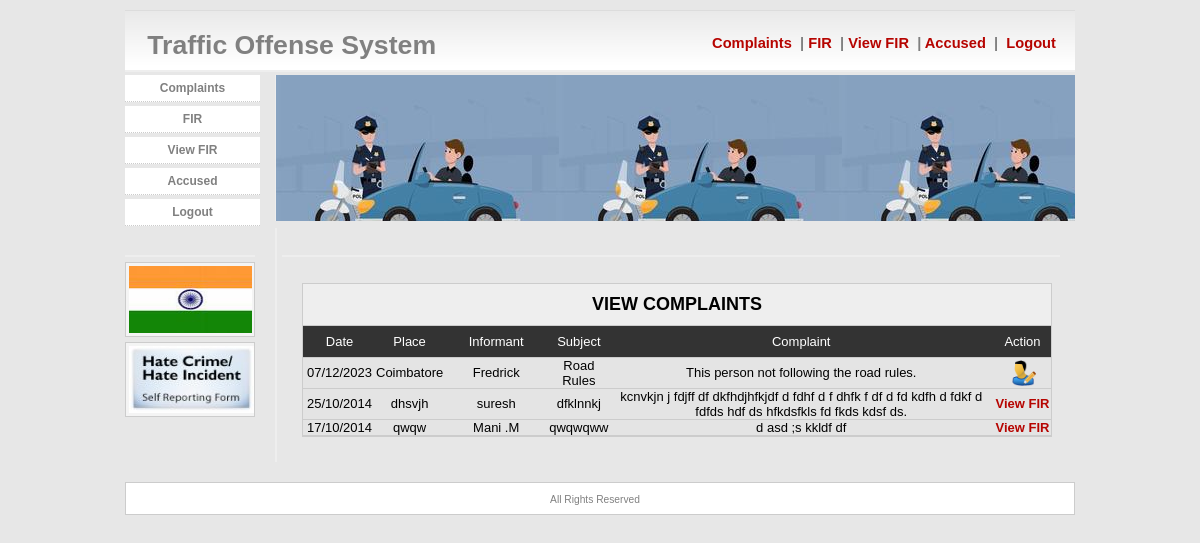
Page /police/index.php (signed in) on the committed database.
### tables this page shows
CREATE TABLE `complaint` (
  `comp_id` int(11) NOT NULL,
  `comp_date` varchar(100) NOT NULL,
  `comp_place` varchar(100) NOT NULL,
  `comp_from` varchar(100) NOT NULL,
  `comp_sta` varchar(100) NOT NULL,
  `comp_sub` varchar(100) NOT NULL,
  `comp_comp` longtext NOT NULL
);

CREATE TABLE `public` (
  `pub_id` int(11) NOT NULL,
  `pub_name` varchar(100) NOT NULL,
  `pub_dob` varchar(100) NOT NULL,
  `pub_sta` varchar(100) NOT NULL,
  `pub_con` varchar(100) NOT NULL,
  `pub_email` varchar(100) NOT NULL,
  `pub_add` longtext NOT NULL,
  `pub_user` varchar(100) NOT NULL,
  `pub_pwd` varchar(100) NOT NULL
);

### police/index.php (the view, shortened to what this page needs)
<?php
 include_once "../db/db.php";
?>
<html><head><title>Traffic Offense System</title>
</head>
<link href="../css/style.css" rel="stylesheet" type="text/css" />
<body>
<div id="main">
<div id="header">
<div id="title">
				&nbsp;&nbsp; Traffic Offense System </div>
                    <div id="title1"> &nbsp;&nbsp;&nbsp;&nbsp;&nbsp;&nbsp;&nbsp;&nbsp;&nbsp;&nbsp;&nbsp;&nbsp;<a href="index.php">&nbsp;Complaints&nbsp;</a> | <a href="fir.php">FIR&nbsp;</a> | <a href="firview.php">View FIR&nbsp;</a> | <a href="accused.php">Accused&nbsp;</a> | <a href="../logout.php"> &nbsp;</a><a href="../logout.php">Logout&nbsp;</a></div>
</div>
<div id="side">
  <ul>
    <li><a href="index.php">Complaints</a></li>
    <li><a href="fir.php">FIR</a></li>
    <li><a href="firview.php">View FIR</a></li>
    <li><a href="accused.php">Accused</a></li>
    <li><a href="../logout.php">Logout</a></li>
  </ul>
  <div class="side2">
    <h3>&nbsp;</h3>
    <div id="sidebox"> <img src="../images/image.jpg" width="123" height="67" /> </div>
    <div id="sidebox"> <img src="../images/hatecrime.jpg" width="125" height="67" /> </div>
  </div>
</div>
<div id="banner"></div>
<div class="inner">
<h3>&nbsp;</h3>
<br>
<form id="form1" name="form1" method="post" action="" enctype="multipart/form-data" onSubmit="return valid()" style="padding-left:20px">
<table align="center" cellpadding="0" cellspacing="0" width="750" bgcolor="#e4e4e4" style="border:1px solid #CCCCCC;font-size:12px">
			<tr bgcolor="#e4e4e4">
			  <td colspan="2" style="border-bottom:1px solid #CCCCCC;padding:10px" bgcolor="#eeeeee" align="center"><h2>VIEW COMPLAINTS</h2></td>
	    </tr>
		<tr>
  <td align="center">
  <table width="100%" border="1" cellpadding="0px" cellspacing="0px" bordercolor="#000000" style="font-size:13px">
  <tr style="background-color:#333333;color:#FFFFFF">
    <td width="73" height="32" align="center" style="border-bottom:1px solid #CCCCCC;">Date</td>
    <td width="40" align="center" style="border-bottom:1px solid #CCCCCC;">Place</td>
	<td width="106" height="32" align="center" style="border-bottom:1px solid #CCCCCC;">Informant</td>
    <td width="49" align="center" style="border-bottom:1px solid #CCCCCC;">Subject</td>
    <td align="center" style="border-bottom:1px solid #CCCCCC;">Complaint</td>
    <td width="57" align="center" style="border-bottom:1px solid #CCCCCC;">Action</td>
  </tr>
 <?php
 $sel="select * from complaint
 inner join public on public.pub_id=complaint.comp_from
  INNER JOIN station ON station.ps_id=complaint.comp_sta
  where ps_name='".$_SESSION['po_sta']."'
  order by comp_from desc";
 $from=mysqli_query($con,$sel);
 while($sta=mysqli_fetch_object($from))
 {
 ?>
  <tr>
    <td align="center" style="border-bottom:1px solid #CCCCCC;"><?php echo $sta->comp_date; ?></td>
	<td align="center" style="border-bottom:1px solid #CCCCCC;"><?php echo $sta->comp_place; ?></td>
    <td align="center" style="border-bottom:1px solid #CCCCCC;"><?php echo $sta->pub_name; ?></td>
    <td align="center" style="border-bottom:1px solid #CCCCCC;"><?php echo $sta->comp_sub; ?></td>
    <td align="center" style="border-bottom:1px solid #CCCCCC;"><?php echo $sta->comp_comp; ?></td>
    <td align="center" style="border-bottom:1px solid #CCCCCC;">
	<?php
	$fir="select * from fir where fir_comp='".$sta->comp_id."'";
	$que=mysqli_query($con,$fir);
	$exe=mysqli_fetch_object($que);
	if($exe > 0)
	{ ?>
	<a href="view.php?id=<?php echo $exe->fir_id; ?>" style="text-decoration:none">
		<strong>View FIR</strong></a>
	<?php } else {
	?>
	 <a href="fir.php?id=<?php echo $sta->comp_id ?>&amp;Mode=Edit" style="text-decoration:none">
	 <img src="../images/editform.png" width="26" height="26" /></a>
	 <?php } ?></td>
  </tr>
  <?php } ?>
  </table></td></tr>
	  </table>
	</form>
<h1>&nbsp;</h1>
  </div>
 <div id="footer"><span class="divider"></span>
            All Rights Reserved
</div>
</div>
</body>
</html>

### css/style.css (style rules this page uses)
* { border: 0; margin: 0; }
body { margin: 0px; font-family: Arial, Verdana, Sans-Serif; font-size: 0.8em; background: #E7E7E7; }
#header { clear: both; text-align: right; padding: 20px 15px 0 0; margin: 10px 0 3px 0; height: 40px; border-bottom: 2px solid #eee; background: #FFF url(../images/fade.gif); color: #808080; }
#banner { margin: 0 0 5px 150px; line-height: 1.4em; background: url(../images/header.jpg); height: 146px; border-left: 1px solid #EEEEEE; }
#main { width: 950px; margin: 0px auto; }
#footer { clear: both; color: #808080; background: #FFF; font-size: 0.8em; text-align: center; padding: 9px 10px 9px 0; margin: 10px 0px 0px 0px; border: 1px solid #ccc; }
a { text-decoration: none; color: #B60400; }
.divider { background: url(../images/divider.png) no-repeat center top; display: block; height: 2px; width: 572px; margin: 0 auto; position: relative; }
#side { clear: left; float: left; width: 150px; margin: 0 0 10px 0; padding: 0; font-size: 0.9em; }
#side ul { list-style: none; width: 150px; margin: 0 0 0 -10px; padding: 0; font-size: 1.1em; }
#side li { margin-bottom: 4px; padding: 0 5px 0 10px; }
#side li a { font-size: 9pt; font-weight: bold; text-align: right; height: 20px; text-decoration: none; color: #808080; display: block; padding: 6px 10px 0 10px; background: #fff; border-bottom: 1px dotted #ccc; text-align:center; }
#title { float: left; font-size: 20pt; font-weight: bold; padding: 0 0 0 0; }
#title1 { float: right; font-size: 11pt; font-weight: bold; padding: 5px 0 0 0; }
.side2 { margin: 9px 0 10px 0; width: 130px; color: #6B6B6B; line-height: 1.6em; }
#sidebox { border: 1px solid #ccc; background: #f4f4f4; padding: 3px; margin-top: 5px; }
h3 { font-size: 1.3em; margin: 0 0 5px 0; padding: 2px 0px 0px 0px; border-bottom: 2px solid #eee; }
.inner { margin: 7px 10px 20px 150px; padding: 5px 5px 5px 5px; line-height: 1.6em; text-align: left; color: #5D5D5D; border-left: 2px solid #eee; }
.inner a, #inner a:visited { text-decoration: underline; }

### rows in the picture
complaint: comp_date "07/12/2023", comp_place "Coimbatore", public.pub_name "Fredrick", comp_sub "Road Rules", comp_comp "This person not following the road rules."
complaint: comp_date "25/10/2014", comp_place "dhsvjh", public.pub_name "suresh", comp_sub "dfklnnkj", comp_comp "kcnvkjn j fdjff df dkfhdjhfkjdf d fdhf d f dhfk f df d fd kdfh d fdkf d fdfds hdf ds hfkdsfkls fd fkds kdsf ds."
complaint: comp_date "17/10/2014", comp_place "qwqw", public.pub_name "Mani .M", comp_sub "qwqwqww", comp_comp "d asd ;s kkldf df"
